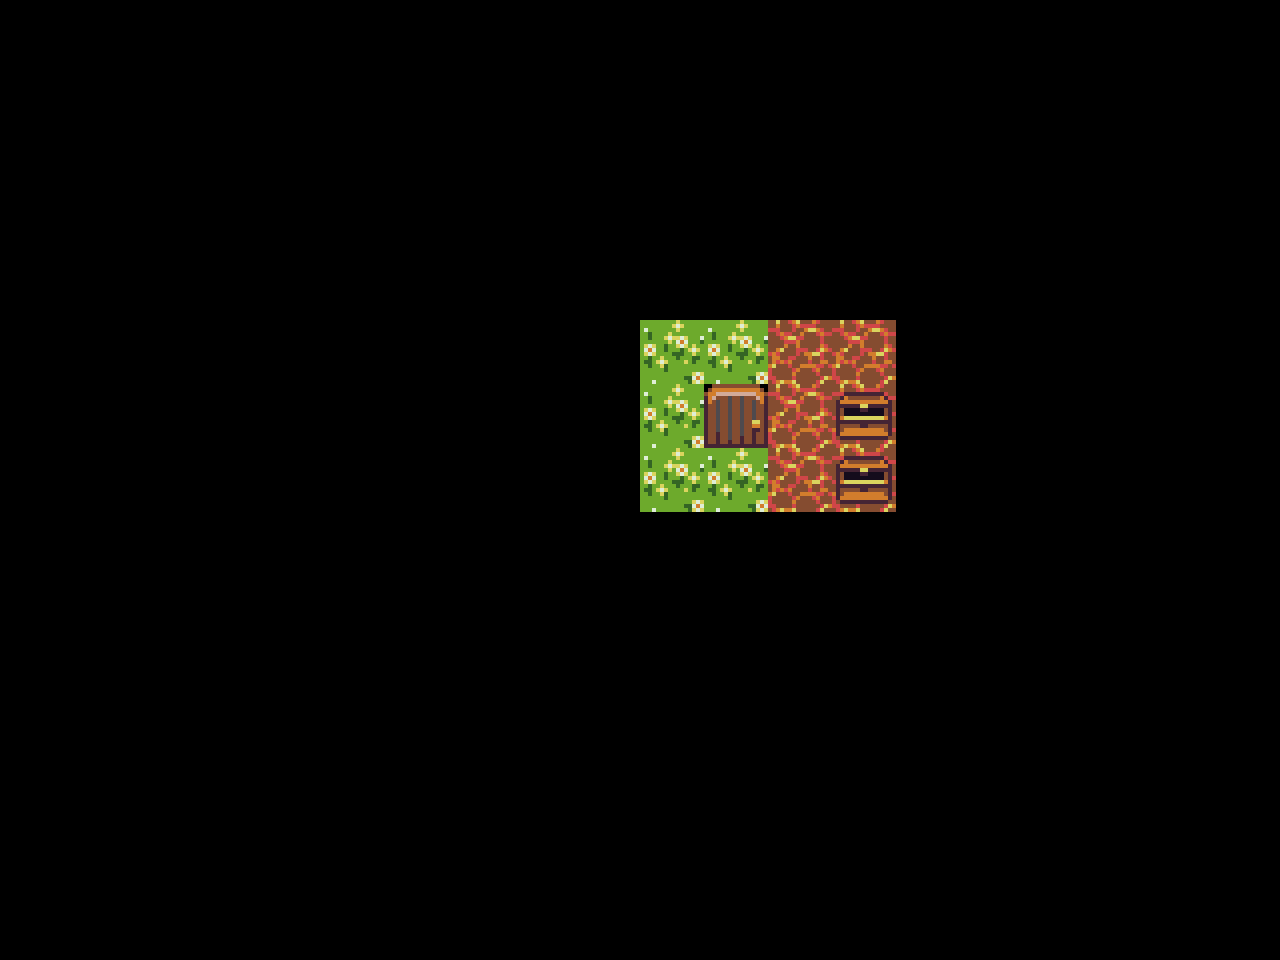

A 2D game scene composited from a Tiled map and its tileset images. What follows is a short description and the map's XML, with every tile layer's data as written:
An orthogonal 20x15 tile map with 64x64 px tiles, 2 tile layers (Kachelebene 1, Kachelebene 2).

<map version="1.0" orientation="orthogonal" renderorder="right-down" width="20" height="15" tilewidth="64" tileheight="64" nextobjectid="1">
 <tileset firstgid="1" name="testSet" tilewidth="64" tileheight="64" tilecount="120" columns="8">
  <image source="Tilesets/basictiles-sheet.png" width="512" height="960" />
 </tileset>
 <layer name="Kachelebene 1" width="20" height="15">
  <data encoding="csv">
0,0,0,0,0,0,0,0,0,0,0,0,0,0,0,0,0,0,0,0,
0,0,0,0,0,0,0,0,0,0,0,0,0,0,0,0,0,0,0,0,
0,0,0,0,0,0,0,0,0,0,0,0,0,0,0,0,0,0,0,0,
0,0,0,0,0,0,0,0,0,0,0,0,0,0,0,0,0,0,0,0,
0,0,0,0,0,0,0,0,0,0,0,0,0,0,0,0,0,0,0,0,
0,0,0,0,0,0,0,0,0,0,13,13,75,75,0,0,0,0,0,0,
0,0,0,0,0,0,0,0,0,0,13,49,75,75,0,0,0,0,0,0,
0,0,0,0,0,0,0,0,0,0,13,13,75,75,0,0,0,0,0,0,
0,0,0,0,0,0,0,0,0,0,0,0,0,0,0,0,0,0,0,0,
0,0,0,0,0,0,0,0,0,0,0,0,0,0,0,0,0,0,0,0,
0,0,0,0,0,0,0,0,0,0,0,0,0,0,0,0,0,0,0,0,
0,0,0,0,0,0,0,0,0,0,0,0,0,0,0,0,0,0,0,0,
0,0,0,0,0,0,0,0,0,0,0,0,0,0,0,0,0,0,0,0,
0,0,0,0,0,0,0,0,0,0,0,0,0,0,0,0,0,0,0,0,
0,0,0,0,0,0,0,0,0,0,0,0,0,0,0,0,0,0,0,0
</data>
 </layer>
 <layer name="Kachelebene 2" width="20" height="15">
  <data encoding="csv">
0,0,0,0,0,0,0,0,0,0,0,0,0,0,0,0,0,0,0,0,
0,0,0,0,0,0,0,0,0,0,0,0,0,0,0,0,0,0,0,0,
0,0,0,0,0,0,0,0,0,0,0,0,0,0,0,0,0,0,0,0,
0,0,0,0,0,0,0,0,0,0,0,0,0,0,0,0,0,0,0,0,
0,0,0,0,0,0,0,0,0,0,0,0,0,0,0,0,0,0,0,0,
0,0,0,0,0,0,0,0,0,0,0,0,0,0,0,0,0,0,0,0,
0,0,0,0,0,0,0,0,0,0,0,0,0,36,0,0,0,0,0,0,
0,0,0,0,0,0,0,0,0,0,0,0,0,36,0,0,0,0,0,0,
0,0,0,0,0,0,0,0,0,0,0,0,0,0,0,0,0,0,0,0,
0,0,0,0,0,0,0,0,0,0,0,0,0,0,0,0,0,0,0,0,
0,0,0,0,0,0,0,0,0,0,0,0,0,0,0,0,0,0,0,0,
0,0,0,0,0,0,0,0,0,0,0,0,0,0,0,0,0,0,0,0,
0,0,0,0,0,0,0,0,0,0,0,0,0,0,0,0,0,0,0,0,
0,0,0,0,0,0,0,0,0,0,0,0,0,0,0,0,0,0,0,0,
0,0,0,0,0,0,0,0,0,0,0,0,0,0,0,0,0,0,0,0
</data>
 </layer>
</map>